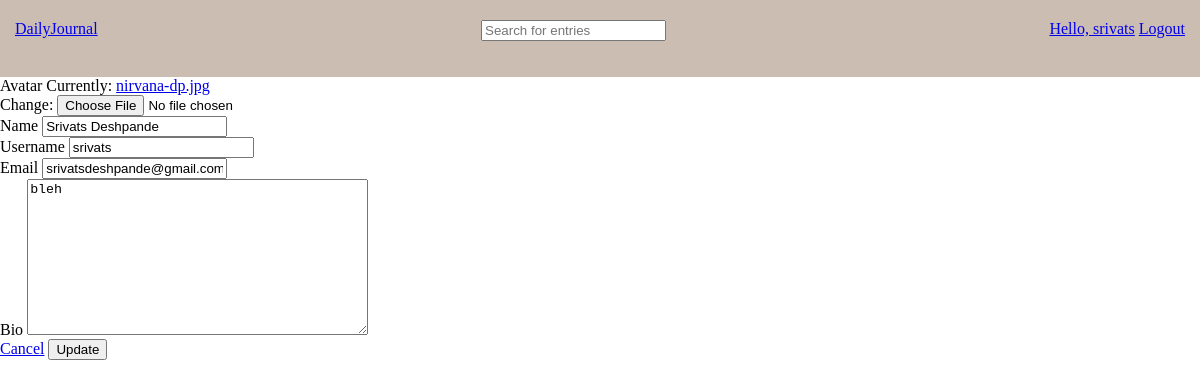
The page /update-user/ (signed in) on the database its author committed.
### base/models.py (models this page shows)
class User(AbstractUser):
    name = models.CharField(max_length=200, null=True)
    email = models.EmailField(unique=True, null=True)
    bio = models.TextField(null=True)
    avatar = models.ImageField(null=True, default="avatar.svg")
    USERNAME_FIELD = 'email'
    REQUIRED_FIELDS = ['username']

### base/views.py (the view)
# urls.py: path('update-user/', views.updateUser, name='update-user'),
@login_required(login_url = 'login')
def updateUser(request):
    user = request.user
    form = UserForm(instance=user)
    if request.method == 'POST':
        form = UserForm(request.POST, request.FILES, instance=user)
        if form.is_valid():
            form.save()
            return redirect('update-user')
    return render(request, 'base/update_user.html', {'form': form})

### base/forms.py
class UserForm(ModelForm):
    class Meta:
        model = User
        fields = ['avatar', 'name', 'username', 'email', 'bio']

### base/templates/base/update_user.html (shortened to what this page needs)
{% extends 'main.html' %}
{% block content %}
<form class="form" action="" method="POST" enctype="multipart/form-data">
    {% for field in form %}
    <div class="form__group">
      <label for="profile_pic">{{field.label}}</label>
      {{field}}
    </div>
    {% endfor %}
    <div class="form__action">
      <a href="{% url 'home' %}">Cancel</a>
      <button  type="submit">Update</button>
    </div>
  </form>
{% endblock %}

### templates/navbar.html (shortened to what this page needs)
{% load static %}
{% if user.is_authenticated %}
<link rel="stylesheet" href="{% static 'styles/main.css' %}">
<div class="navbar">
    <div class="logo">
        <a href="{% url 'home' %}">DailyJournal</a>
    </div>
    <div class="search-items">
        <form action="" method="POST">
         <input type="text" name="searched" placeholder = "Search for entries" />
        </form>
    </div>
    <div class="links">
        {% if user.is_authenticated %}
        <a href="{% url 'update-user' %}">Hello, {{request.user.username}}</a>
        <a href="{% url 'logout' %}">Logout</a>
        {% else %}
        <a href="{% url 'login' %}">Login/SignUp</a>
        {% endif %}
    </div>
    {% else %}
    <a href="{% url 'login' %}">Login</a>
    {% endif %}
</div>

### static/styles/main.css (style rules this page uses)
.navbar { display: flex; flex-direction: row; justify-content: space-between; padding: 20px 15px; background-color: rgb(203, 189, 177); }
.search-items { display: flex; justify-content: space-between; flex-direction: row; }

### rows shown on the page
User: user.username "srivats", form "Srivats Deshpande" "srivats" "srivatsdeshpande@gmail.com" "bleh"

### other values the page prints
{{ field.label }} "Avatar" "Name" "Username" "Email" "Bio"
